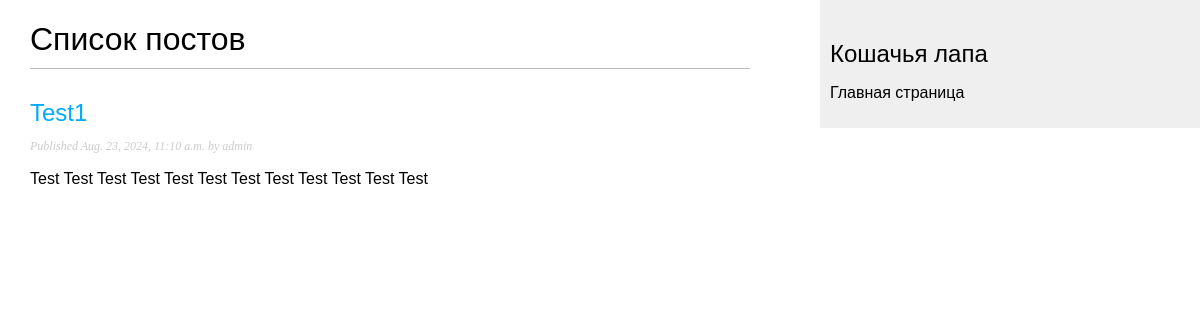
The app's page /pawapp/ with its own data.
### pawapp/models.py (models this page shows, shortened)
class Post(models.Model):
    class Status(models.TextChoices):
        DRAFT = 'DF', 'Draft'
        PUBLISHED = 'PB', 'Published'
    title = models.CharField(max_length=256)
    slug = models.SlugField(max_length=256, unique_for_date='publish')
    body = models.TextField()
    publish = models.DateTimeField(default=timezone.now)
    created = models.DateTimeField(auto_now_add=True)
    updated = models.DateTimeField(auto_now=True)
    status = models.CharField(
        max_length=2,
        choices=Status.choices,
        default=Status.DRAFT
    )
    author = models.ForeignKey(
        User,
        on_delete=models.CASCADE,
        related_name='catpaw_post'
    )
    class Meta:
        ordering = ['-publish']
        indexes = [
            models.Index(fields=['-publish'])
        ]
    objects = models.Manager()
    published = PublishedManager()
    def get_absolute_url(self):
        return reverse('pawapp:post_detail', args=[
            self.publish.year,
            self.publish.month,
            self.publish.day,
            self.slug
        ])

### pawapp/views.py (the view)
# urls.py: path('', views.post_list, name='post_list'),
def post_list(request):
    posts = Post.published.all()
    return render(
        request,
        'pawapp/post/list.html', {
            'posts': posts
        }
    )

### pawapp/models.py (called while the page is built)
    def get_queryset(self) -> models.QuerySet:
        return super().get_queryset().filter(
            status=Post.Status.PUBLISHED
        )

### pawapp/templates/pawapp/post/list.html (shortened to what this page needs)
{% extends "pawapp/base.html" %}
{% block content %}
  <h1>Список постов</h1>
  {% for post in posts %}
    <h2>
      <a href="{{ post.get_absolute_url }}">
        {{ post.title }}
      </a>
    </h2>
    <p class="date">
      Published {{ post.publish }} by {{ post.author }}
    </p>
    {{ post.body|truncatewords:30|linebreaks }}
  {% endfor %}
{% endblock %}

### pawapp/static/css/blog.css (style rules this page uses)
body { margin:0; padding:0; font-family:helvetica, sans-serif; }
a { color:#00abff; text-decoration:none; }
h1 { font-weight:normal; border-bottom:1px solid #bbb; padding:0 0 10px 0; }
h2 { font-weight:normal; margin:30px 0 0; }
p.date { color:#ccc; font-family: georgia, serif; font-size: 12px; font-style: italic; }

### records on screen
Post: title "Test1", publish "Aug. 23, 2024, 11:10 a.m.", author "admin", body "Test Test Test Test Test Test Test Test Test Test Test Test"
